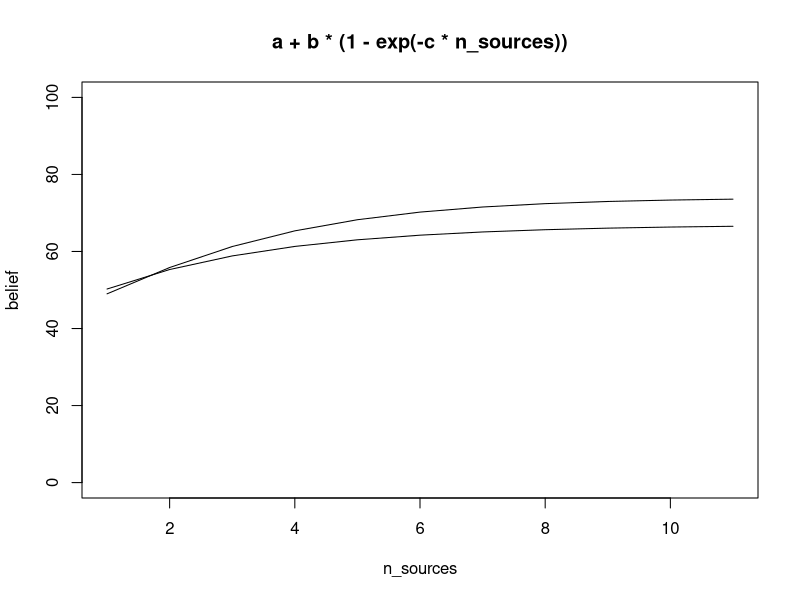
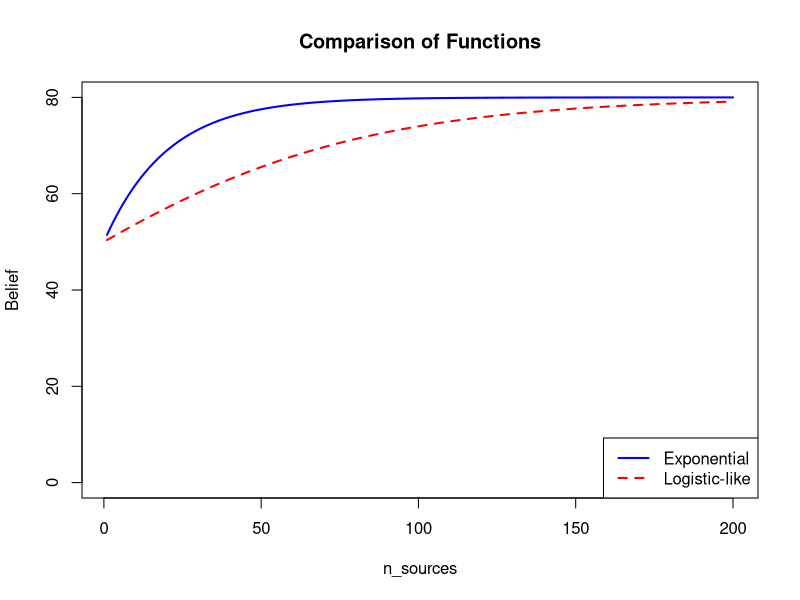
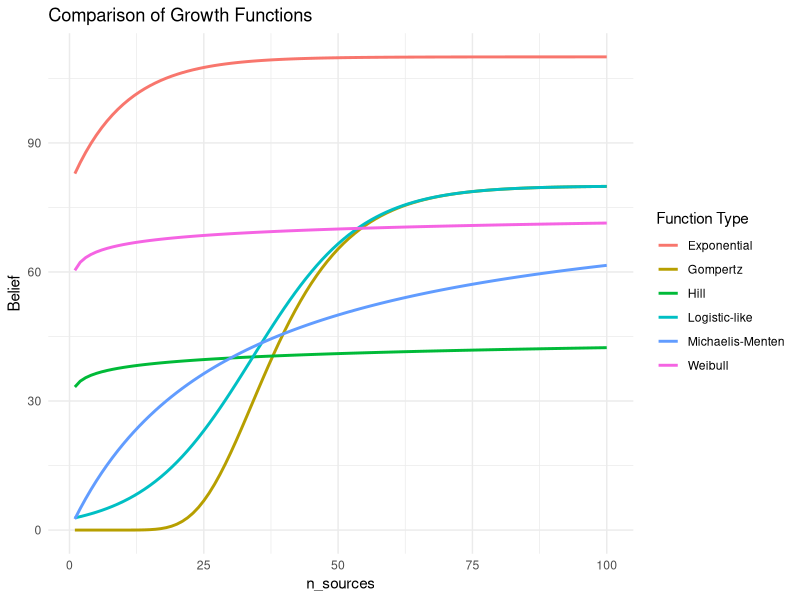

Reproduce these figures in R, in order.

n_sources <- 1:11
a = 43
b = 24
c = 0.36
belief = a + b * (1 - exp(-c * n_sources))

a_log = 74 #a + b   # Match upper asymptote to exponential function
b_log = 0.8 #(a_log / belief[1]) - 1
# Increase to push initial values lower
c_log = 0.45 #     # Increase to steepen the transition

belief_log =   a_log / (1 + b_log * exp(-c_log * n_sources))

plot(n_sources, belief, "l", main = "a + b * (1 - exp(-c * n_sources))", ylim = c(0,100))  
lines(n_sources, belief_log)


n_sources <- 1:200
a = 50
b = 30
c = 0.05
belief = a + b * (1 - exp(-c * n_sources))

a_log = a + b
b_log = 0.6 #(a_log / belief[1]) - 1  # Ensures similar starting value
c_log = c/2.5  # Start with c_log = c, adjust if needed

belief_log = a_log / (1 + b_log * exp(-c_log * n_sources))

plot(n_sources, belief, type = "l", col = "blue", lwd = 2, ylim = c(0, 80),
     main = "Comparison of Functions", ylab = "Belief", xlab = "n_sources")
lines(n_sources, belief_log, col = "red", lwd = 2, lty = 2)
legend("bottomright", legend = c("Exponential", "Logistic-like"),
       col = c("blue", "red"), lty = c(1,2), lwd = 2)

# Load necessary library
library(ggplot2)

# Define range of n_sources
n_sources <- seq(1, 100, length.out = 100)

# Define parameters
a <- 80    # Upper asymptote
b <- 30    # Growth rate scaling
c <- 0.1   # Rate parameter

# 1. Exponential function
belief_exp <- a + b * (1 - exp(-c * n_sources))

# 2. Logistic-like function
belief_log <- a / (1 + b * exp(-c * n_sources))

# 3. Michaelis-Menten function
belief_mm <- (a * n_sources) / (b + n_sources)

# 4. Gompertz function
belief_gomp <- a * exp(-b * exp(-c * n_sources))

# 5. Weibull CDF
belief_weib <- a * (1 - exp(- (b * n_sources)^c))

# 6. Hill function
belief_hill <- (a * n_sources^c) / (b^c + n_sources^c)

# Combine results into a data frame
belief_df <- data.frame(
  n_sources = rep(n_sources, 6),
  belief = c(belief_exp, belief_log, belief_mm, belief_gomp, belief_weib, belief_hill),
  function_type = rep(c("Exponential", "Logistic-like", "Michaelis-Menten",
                        "Gompertz", "Weibull", "Hill"), each = length(n_sources))
)

# Plot all functions
ggplot(belief_df, aes(x = n_sources, y = belief, color = function_type)) +
  geom_line(size = 1) +
  theme_minimal() +
  labs(title = "Comparison of Growth Functions",
       x = "n_sources",
       y = "Belief",
       color = "Function Type")
